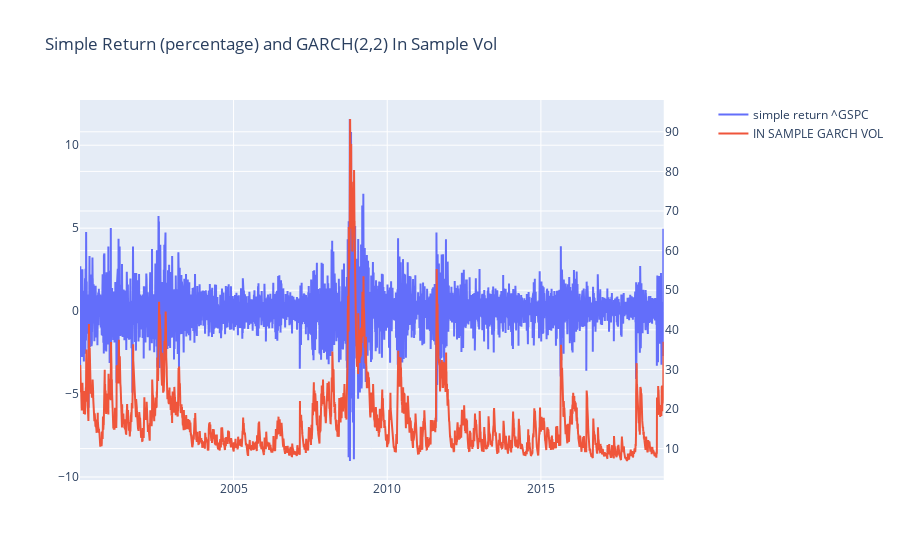

Source (notebook cell):
### Code cell
from plotly.subplots import make_subplots

fig = make_subplots(specs=[[{"secondary_y": True}]])
fig.add_trace(
    go.Scatter(
        x=df_gspc["simple_return"].index,
        y=df_gspc["simple_return"],
        mode="lines",
        name="simple return ^GSPC",
    ),
    secondary_y=False,
)
fig.add_trace(
    go.Scatter(
        x=res.conditional_volatility.index,
        y=res.conditional_volatility * np.sqrt(252),
        mode="lines",
        name="IN SAMPLE GARCH VOL",
    ),
    secondary_y=True,
)
fig.update_layout(title="Simple Return (percentage) and GARCH(2,2) In Sample Vol")
fig.show()

### Figure 1 — Plotly figure (JSON) as saved in the notebook; plotly's stock layout.template omitted (floating-point values rounded to 4 significant figures; data arrays with more than 128 entries replaced by an {"elided": "..."} marker saying what was removed)
{"data": [{"mode": "lines", "name": "simple return ^GSPC", "type": "scatter", "x": {"elided": "4779 str values"}, "xaxis": "x", "y": {"elided": "4779 float values"}, "yaxis": "y"}, {"mode": "lines", "name": "IN SAMPLE GARCH VOL", "type": "scatter", "x": {"elided": "4779 str values"}, "xaxis": "x", "y": {"elided": "4779 float values"}, "yaxis": "y2"}], "layout": {"title": {"text": "Simple Return (percentage) and GARCH(2,2) In Sample Vol"}, "xaxis": {"anchor": "y", "domain": [0, 0.94]}, "yaxis": {"anchor": "x", "domain": [0, 1]}, "yaxis2": {"anchor": "x", "overlaying": "y", "side": "right"}}}
